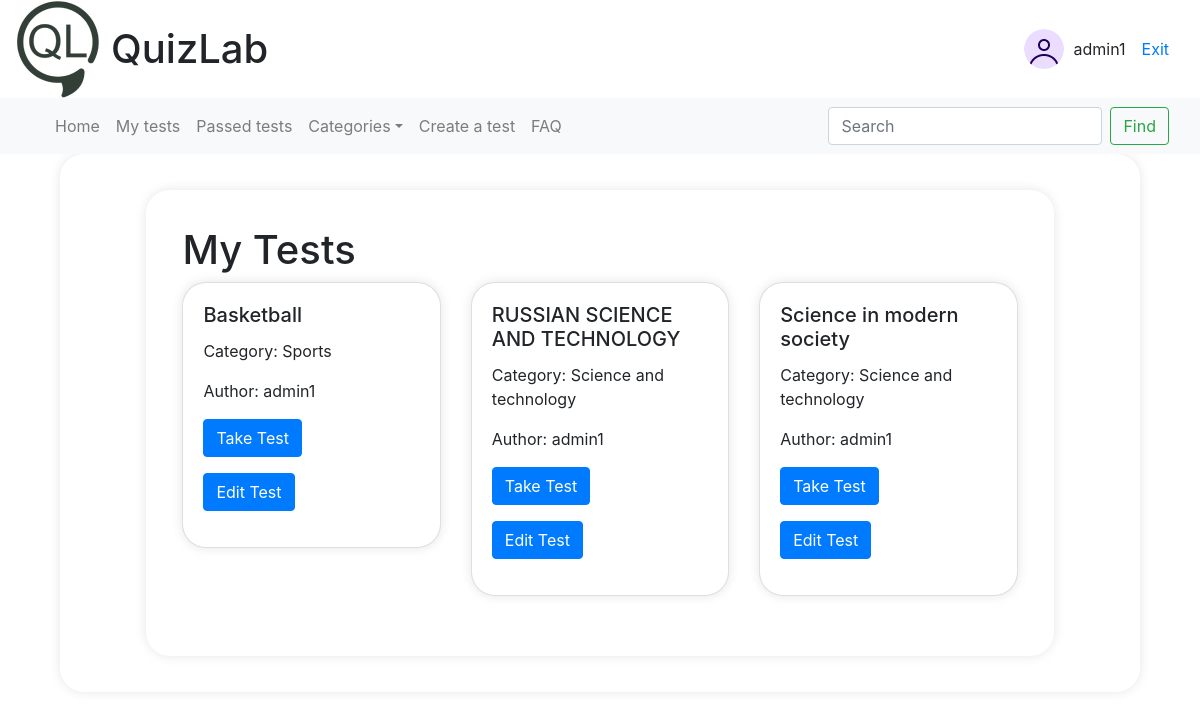
The page /test/my_tests/ (signed in) on the database its author committed.
### test/models.py (models this page shows, shortened)
class Test(models.Model):
    name = models.CharField(max_length=100)
    time_for_pass = models.IntegerField()
    author = models.ForeignKey(User, on_delete=models.CASCADE)
    category = models.ForeignKey(Category, on_delete=models.CASCADE)
    class Meta:
        verbose_name = 'Тест'
        verbose_name_plural = 'Тесты'

class Category(models.Model):
    name = models.CharField(max_length=100)
    def __str__(self):
        return self.name

### test/views.py (the view)
# urls.py: path('test/my_tests/', views.my_tests, name='my_tests'),
@login_required
def my_tests(request):
    category_id = request.GET.get('category_id')
    categories = Category.objects.all()
    if not category_id or not category_id.isdigit():
        tests = Test.objects.all()
    else:
        tests = Test.objects.filter(category_id=int(category_id))
    user = request.user  # Получаем текущего пользователя
    tests = tests.filter(author_id=user)  # Фильтруем тесты по автору
    authors_ids = tests.values_list('author_id', flat=True)
    users = User.objects.filter(id__in=authors_ids)
    context = {
        "tests": tests,
        "categories": categories,
        "users": users,
    }
    return render(request, 'test/my_tests.html', context)

### test/templates/test/my_tests.html (shortened to what this page needs)
{% extends 'test/base.html' %}
{% block content %}
<div class="container">
    <h1>My Tests</h1>
    <div class="row">
        {% for test in tests %}
        <div class="col-md-4 mb-4">
            <div class="card">
                <div class="card-body">
                    <h5 class="card-title">{{ test.name }}</h5>
                    <p class="card-text">Category: {{ test.category }}</p>
                    <p class="card-text">
                        Author:
                        {% for user in users %}
                            {% if user.id == test.author_id %}
                                {{ user.username }}
                            {% endif %}
                        {% endfor %}
                    </p>
                    <p><a href="{% url 'passing_the_test' test.id %}" class="btn btn-primary">Take Test</a></p>
                    <p><a href="{% url 'edit_test' test.id %}" class="btn btn-primary">Edit Test</a></p>
                </div>
            </div>
        </div>
        {% endfor %}
    </div>
</div>
{% endblock %}

### test/templates/test/base.html (shortened to what this page needs)
{% load static %}
<html lang="en">
<head>
    <link rel="stylesheet" href="//maxcdn.bootstrapcdn.com/bootstrap/4.3.1/css/bootstrap.min.css">
    <link rel="stylesheet" href="//maxcdn.bootstrapcdn.com/bootstrap/4.3.1/css/bootstrap-theme.min.css">
</head>
<body>
    <header class="header container-fluid">
        <div class="row align-items-center">
            <div class="col-8 col-md-6 d-flex align-items-center">
                <img src="{% static 'test/img/Logo.png' %}" alt="Иконка сайта" class="site-icon">
                <h1 class="site-title"><a href="/">QuizLab</a></h1>
            </div>
            {% if user.is_authenticated %}
            <div class="col-4 col-md-6 d-flex justify-content-end align-items-center">
                <div class="user-card d-flex align-items-center">
                    <img src="{% static 'test/img/avatar.png' %}" alt="Profile photo" class="profile-photo">
                    <span>{{ user.username }}</span>
                    <a class="nav-link" href="/account/logout/">Exit</a>
                </div>
            </div>
        </div>
    </header>
    <nav id="navbar-example2" class="navbar navbar-expand-lg navbar-light bg-light container-fluid">
        <div class="container-fluid">
            <div class="navbar-collapse">
                <ul class="navbar-nav mr-auto">
                    <li class="nav-item">
                        <a class="nav-link" href="/">Home</a>
                    </li>
                    <li class="nav-item">
                        <a class="nav-link" href="{% url 'my_tests' %}">My tests</a>
                    </li>
                    <li class="nav-item">
                        <a class="nav-link" href="/test/passed_tests">Passed tests</a>
                    </li>
                    <li class="nav-item dropdown">
                        <a class="nav-link dropdown-toggle" href="#">Categories</a>
                    </li>
                    <li class="nav-item">
                        <a class="nav-link" href="{% url 'create_test' %}">Сreate a test</a>
                    </li>
                    <li class="nav-item">
                        <a class="nav-link" href="{% url 'FAQ' %}">FAQ</a>
                    </li>
                </ul>
                <form class="form-inline my-2 my-lg-0" action="{% url 'search_tests' %}" method="get">
                    <input class="form-control mr-sm-2" type="text" name="q" placeholder="Search" aria-label="Search">
                    <button class="btn btn-outline-success my-2 my-sm-0" type="submit">Find</button>
                </form>
            </div>
        </div>
    </nav>
{% endif %}
    <div class="container">
        {% block content %}
        {% endblock %}
    </div>
</body>
</html>

### rows shown on the page
Test: name "Basketball", category "Sports"
Test: name "RUSSIAN SCIENCE AND TECHNOLOGY", category "Science and technology"
Test: name "Science in modern society", category "Science and technology"

### other values the page prints
{{ user.username }} "admin1"
